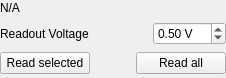
<?xml version="1.0" encoding="UTF-8"?>
<ui version="4.0">
 <class>ReadOpsWidget</class>
 <widget class="QWidget" name="ReadOpsWidget">
  <property name="geometry">
   <rect>
    <x>0</x>
    <y>0</y>
    <width>226</width>
    <height>78</height>
   </rect>
  </property>
  <property name="windowTitle">
   <string>Form</string>
  </property>
  <layout class="QVBoxLayout" name="verticalLayout">
   <property name="leftMargin">
    <number>0</number>
   </property>
   <property name="topMargin">
    <number>0</number>
   </property>
   <property name="rightMargin">
    <number>0</number>
   </property>
   <property name="bottomMargin">
    <number>0</number>
   </property>
   <item>
    <widget class="QLabel" name="selectedLabel">
     <property name="sizePolicy">
      <sizepolicy hsizetype="Preferred" vsizetype="Maximum">
       <horstretch>0</horstretch>
       <verstretch>0</verstretch>
      </sizepolicy>
     </property>
     <property name="text">
      <string>N/A</string>
     </property>
    </widget>
   </item>
   <item>
    <layout class="QHBoxLayout" name="horizontalLayout" stretch="0,0,0">
     <item>
      <widget class="QLabel" name="label_2">
       <property name="text">
        <string>Readout Voltage</string>
       </property>
      </widget>
     </item>
     <item>
      <spacer name="horizontalSpacer">
       <property name="orientation">
        <enum>Qt::Horizontal</enum>
       </property>
       <property name="sizeHint" stdset="0">
        <size>
         <width>40</width>
         <height>20</height>
        </size>
       </property>
      </spacer>
     </item>
     <item>
      <widget class="QDoubleSpinBox" name="readoutVoltageSpinBox">
       <property name="suffix">
        <string> V</string>
       </property>
       <property name="minimum">
        <double>-10.000000000000000</double>
       </property>
       <property name="maximum">
        <double>10.000000000000000</double>
       </property>
       <property name="singleStep">
        <double>0.050000000000000</double>
       </property>
       <property name="value">
        <double>0.500000000000000</double>
       </property>
      </widget>
     </item>
    </layout>
   </item>
   <item>
    <layout class="QHBoxLayout" name="horizontalLayout_2" stretch="1,0,1">
     <item>
      <widget class="QPushButton" name="readSelectedButton">
       <property name="text">
        <string>Read selected</string>
       </property>
      </widget>
     </item>
     <item>
      <spacer name="horizontalSpacer_2">
       <property name="orientation">
        <enum>Qt::Horizontal</enum>
       </property>
       <property name="sizeHint" stdset="0">
        <size>
         <width>40</width>
         <height>20</height>
        </size>
       </property>
      </spacer>
     </item>
     <item>
      <widget class="QPushButton" name="readAllButton">
       <property name="text">
        <string>Read all</string>
       </property>
      </widget>
     </item>
    </layout>
   </item>
  </layout>
 </widget>
 <resources/>
 <connections/>
</ui>
